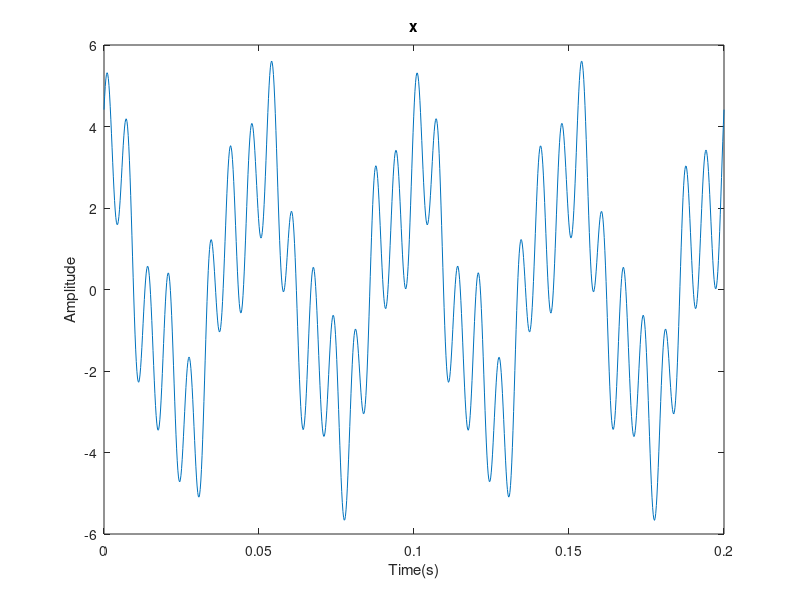
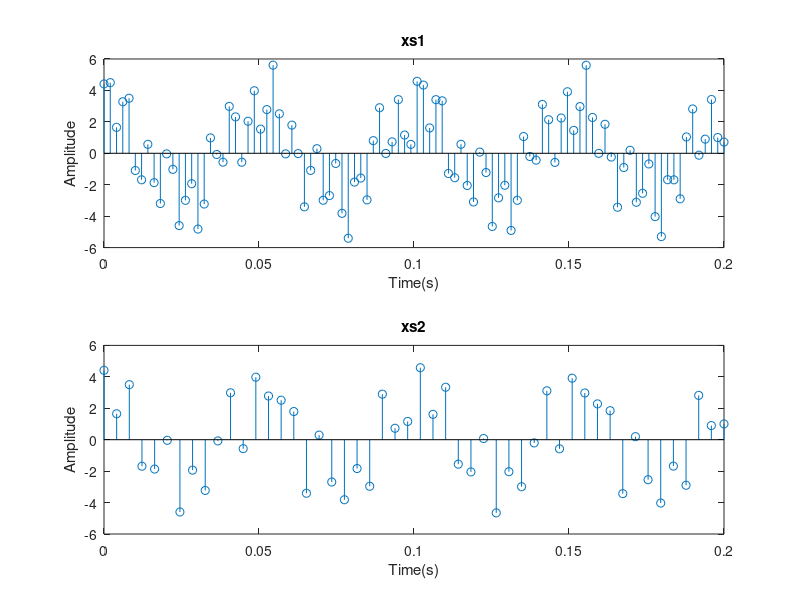
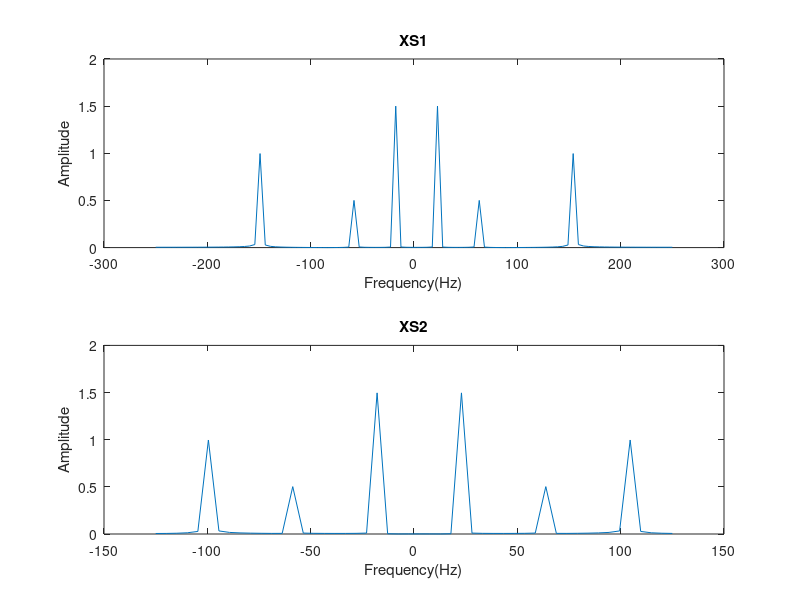
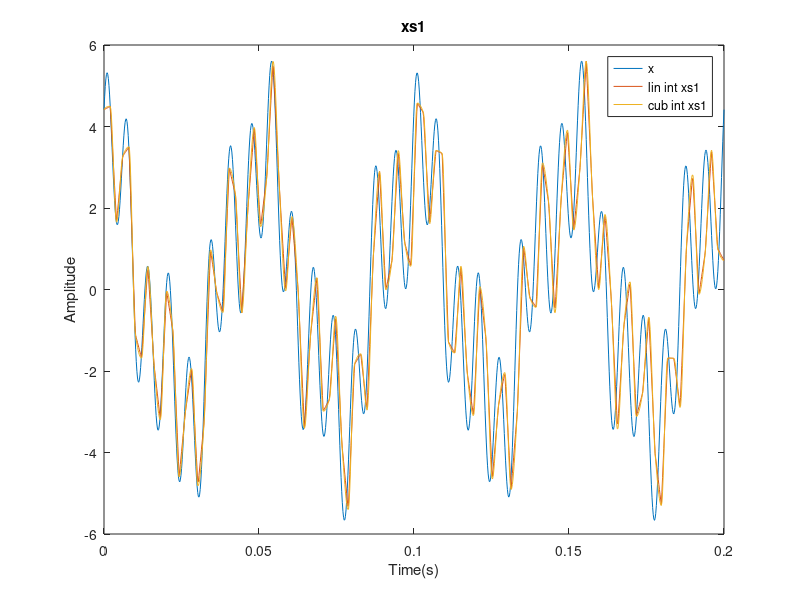

Reproduce these figures in MATLAB, in order.
%% 1.1 Sampling
%% a) Construction
clc;
close all;
clear;

fs= 5000;
A=[1,3,2];
f=[60,20,150];
theta=[0,pi/2,pi/4];
C=3;

t=linspace(0,0.2,1000);

x=zeros(1,length(t));

for i = 1:C
    x=x+A(i)*sin(2*pi*f(i)*t+theta(i));
end

figure;
plot(t,x);
ylabel('Amplitude');
xlabel('Time(s)');
title('x');

%% b) Downsampling
 xs1=zeros(1,length(t)/10);
 xs2=zeros(1,length(t)/20);
 a=1;
 b=1;
for i= 1:10:length(t)
    xs1(a)=x(i);
    a=a+1;
end

for i = 1:20:length(t)
    xs2(b)=x(i);
    b=b+1;
end

%% c) Plotting downsampled signals

figure;
subplot(2,1,1);
stem(linspace(0,0.2,100),xs1);
ylabel('Amplitude');
xlabel('Time(s)');
title('xs1');

subplot(2,1,2);
stem(linspace(0,0.2,50),xs2);
ylabel('Amplitude');
xlabel('Time(s)');
title('xs2');

%% d) FFT

% I decided the frequency axis according to the sampling freuency, due to
% the nyquiest theorem. According to nyquiest theorem when fs >= 2w(max
% freq component) we can reconstruct the original signal. The span of 
% frequencies are only about from -fs/2 to fs/2.

% We normalized the spectrum for conserving the energy in the frequency
% domain too.

N1=length(xs1);
N2=length(xs2);

fs1=500;
fs2=250;

f_v1=linspace(-fs1/2,fs1/2,N1);
f_v2=linspace(-fs2/2,fs2/2,N2);

fft_xs1=fftshift(abs(fft(xs1,N1))/N1);
fft_xs2=fftshift(abs(fft(xs2,N2))/N2);

figure;
subplot(2,1,1);
plot(f_v1,fft_xs1);
ylabel('Amplitude');
xlabel('Frequency(Hz)');
title('XS1');

subplot(2,1,2);
plot(f_v2,fft_xs2);
ylabel('Amplitude');
xlabel('Frequency(Hz)');
title('XS2');

%% e) Interpolation

t1=linspace(0,0.2,length(xs1));
t2=linspace(0,0.2,length(xs2));

lin_int_xs1=interp1(t1,xs1,t,'linear');
cub_int_xs1=interp1(t1,xs1,t,'cubic');

lin_int_xs2=interp1(t2,xs2,t,'linear');
cub_int_xs2=interp1(t2,xs2,t,'cubic');

figure;
plot(t,x,t,lin_int_xs1,t,cub_int_xs1);
legend('x','lin int xs1','cub int xs1');
ylabel('Amplitude');
xlabel('Time(s)');
title('xs1');

figure;
plot(t,x,t,lin_int_xs2,t,cub_int_xs2);
legend('x','lin int xs2','cub int xs2');
ylabel('Amplitude');
xlabel('Time(s)');
title('xs2');

%% 1.2 Quantization
%% a) Construction

fs= 5000;
A2=[5,4,3,2,1];
f2=[50,60,70,80,90];
theta2=[0,pi/5,2*pi/5,3*pi/5,4*pi/5];
C2=5;

t_2=linspace(0,0.2,1000);

x2=zeros(1,length(t_2));

for i = 1:C2; 
    x2=x2+A2(i)*sin(2*pi*f2(i)*t+theta2(i));
end

figure;
plot(t_2,x2);
ylabel('Amplitude');
xlabel('Time(s)');
title('x2');

%% b)Quantization

quantizer= @(x,a,b,N) floor(((x-a)/(b-a))*(2^N - 1))*((b-a)/(2^N - 1))+a;

N1=4;
N2=8;

min_val=min(x2);
max_val=max(x2);

xq4=quantizer(x2,min_val,max_val,N1);
xq8=quantizer(x2,min_val,max_val,N2);

%% c) Plotting

figure;
subplot(2,1,1);
plot(t_2,x2,t_2,xq4);
ylabel('Amplitude');
xlabel('Time(s)');
legend('x2','xq4');
title('x2 and xq4');

subplot(2,1,2);
plot(t_2,x2,t_2,xq8);
ylabel('Amplitude');
xlabel('Time(s)');
legend('x2','xq8');
title('x2 and xq8');


%% d) MSE and SQNR

MSE= @(x1,x2) sum((x1-x2).^2)/length(x1);
SQNR= @(x1,x2) MSE(x1,zeros(1,length(x1)))/MSE(x1,x2);
SQNR_to_dB= @(x) 10*log10(x);

SQNR_xq4=SQNR(x2,xq4);
SQNR_xq8=SQNR(x2,xq8);

SQNR_xq4_dB=SQNR_to_dB(SQNR_xq4);
SQNR_xq8_dB=SQNR_to_dB(SQNR_xq8);

disp("SQNR vals:");
disp("SQNR xq4 ->");
disp(SQNR_xq4);
disp("SQNR xq8 ->");
disp(SQNR_xq8);

disp("SQNR vals in dB:");
disp("SQNR xq4 ->");
disp(SQNR_xq4_dB);
disp("SQNR xq8 ->");
disp(SQNR_xq8_dB);


